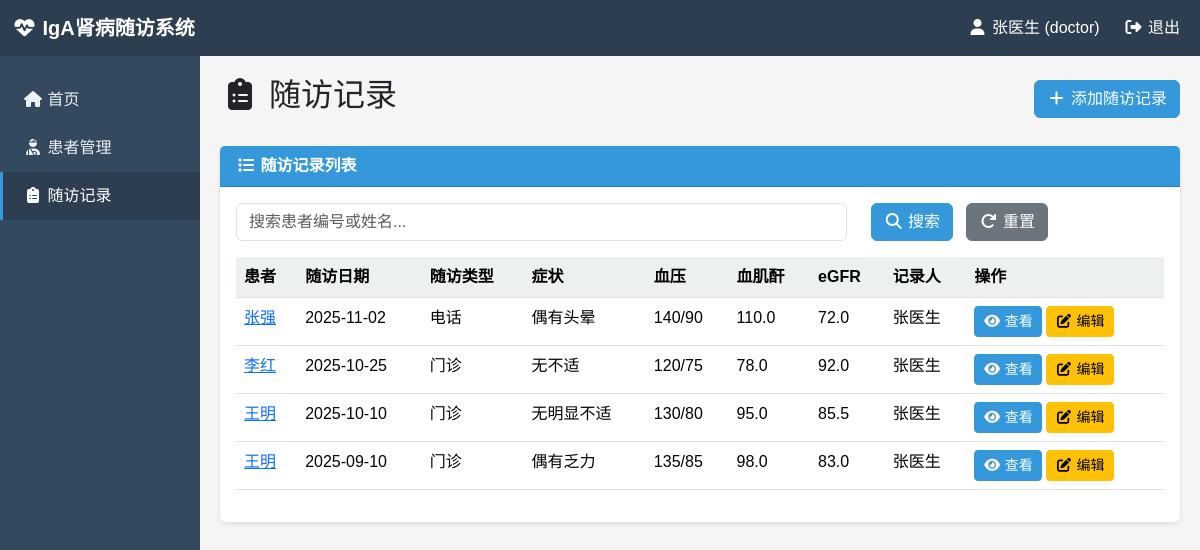
/records (signed in), run on the app's committed database.
### models.py (models this page shows, shortened)
class User(UserMixin, db.Model):
    __tablename__ = 'users'
    id = db.Column(db.Integer, primary_key=True)
    username = db.Column(db.String(80), unique=True, nullable=False, index=True)
    password_hash = db.Column(db.String(255), nullable=False)
    real_name = db.Column(db.String(100), nullable=False, comment='真实姓名')
    role = db.Column(db.String(50), nullable=False, default='staff', comment='角色：admin, doctor, nurse, staff')
    department = db.Column(db.String(100), comment='科室')
    phone = db.Column(db.String(20), comment='联系电话')
    email = db.Column(db.String(100), comment='邮箱')
    is_active = db.Column(db.Boolean, default=True, comment='是否激活')
    created_at = db.Column(db.DateTime, default=datetime.now, comment='创建时间')
    updated_at = db.Column(db.DateTime, default=datetime.now, onupdate=datetime.now, comment='更新时间')

class FollowupRecord(db.Model):
    __tablename__ = 'followup_records'
    id = db.Column(db.Integer, primary_key=True)
    patient_id = db.Column(db.Integer, db.ForeignKey('patients.id'), nullable=False, index=True, comment='患者ID')
    followup_date = db.Column(db.Date, nullable=False, comment='随访日期')
    followup_type = db.Column(db.String(50), comment='随访类型：门诊/电话/住院')
    symptoms = db.Column(db.Text, comment='症状')
    blood_pressure = db.Column(db.String(20), comment='血压')
    heart_rate = db.Column(db.Integer, comment='心率')
    body_weight = db.Column(db.Float, comment='体重(kg)')
    height = db.Column(db.Float, comment='身高(cm)')
    bmi = db.Column(db.Float, comment='BMI')
    urine_protein = db.Column(db.String(50), comment='尿蛋白')
    urine_rbc = db.Column(db.String(50), comment='尿红细胞')
    urine_protein_24h = db.Column(db.Float, comment='24小时尿蛋白(g/24h)')
    urine_protein_creatinine_ratio = db.Column(db.Float, comment='尿蛋白肌酐比(mg/g)')
    serum_creatinine = db.Column(db.Float, comment='血肌酐(μmol/L)')
    egfr = db.Column(db.Float, comment='eGFR(ml/min/1.73m²)')
    serum_albumin = db.Column(db.Float, comment='血清白蛋白(g/L)')
    hemoglobin = db.Column(db.Float, comment='血红蛋白(g/L)')
    iga_level = db.Column(db.Float, comment='IgA水平')
    medications = db.Column(db.Text, comment='用药情况')
    medication_compliance = db.Column(db.String(50), comment='用药依从性：良好/一般/差')
    notes = db.Column(db.Text, comment='备注')
    next_followup_date = db.Column(db.Date, comment='下次随访日期')
    recorded_by = db.Column(db.Integer, db.ForeignKey('users.id'), comment='记录人')
    created_at = db.Column(db.DateTime, default=datetime.now, comment='创建时间')
    updated_at = db.Column(db.DateTime, default=datetime.now, onupdate=datetime.now, comment='更新时间')
    recorder = db.relationship('User', foreign_keys=[recorded_by])

class Patient(db.Model):
    __tablename__ = 'patients'
    id = db.Column(db.Integer, primary_key=True)
    patient_id = db.Column(db.String(50), unique=True, nullable=False, index=True, comment='患者编号')
    name = db.Column(db.String(100), nullable=False, comment='姓名')
    gender = db.Column(db.String(10), nullable=False, comment='性别：男/女')
    birth_date = db.Column(db.Date, comment='出生日期')
    age = db.Column(db.Integer, comment='年龄')
    id_card = db.Column(db.String(18), comment='身份证号')
    phone = db.Column(db.String(20), comment='联系电话')
    address = db.Column(db.Text, comment='地址')
    diagnosis = db.Column(db.Text, comment='诊断')
    diagnosis_date = db.Column(db.Date, comment='确诊日期')
    initial_symptoms = db.Column(db.Text, comment='初始症状')
    comorbidities = db.Column(db.Text, comment='合并症')
    family_history = db.Column(db.Text, comment='家族史')
    created_by = db.Column(db.Integer, db.ForeignKey('users.id'), comment='创建人')
    created_at = db.Column(db.DateTime, default=datetime.now, comment='创建时间')
    updated_at = db.Column(db.DateTime, default=datetime.now, onupdate=datetime.now, comment='更新时间')
    followup_records = db.relationship('FollowupRecord', backref='patient', lazy=True, cascade='all, delete-orphan')
    creator = db.relationship('User', foreign_keys=[created_by])

### routes.py (the view, shortened to what this page needs)
@app.route('/records')
@login_required
def records():
    page = request.args.get('page', 1, type=int)
    per_page = 20
    search = request.args.get('search', '')
    patient_id = request.args.get('patient_id', type=int)
    query = FollowupRecord.query
    if patient_id:
        query = query.filter_by(patient_id=patient_id)
    pagination = query.order_by(FollowupRecord.followup_date.desc()).paginate(
        page=page, per_page=per_page, error_out=False
    )
    return render_template('records.html',
                         records=pagination.items,
                         pagination=pagination,
                         search=search,
                         patient_id=patient_id)

### app.py (called while the page is built)
@login_manager.user_loader
def load_user(user_id):
    return User.query.get(int(user_id))

### templates/records.html (shortened to what this page needs)
{% extends "base.html" %}
{% block content %}
<div class="d-flex justify-content-between align-items-center mb-4">
    <h2><i class="fas fa-clipboard-list"></i> 随访记录</h2>
    <a href="{{ url_for('add_record') }}" class="btn btn-primary">
        <i class="fas fa-plus"></i> 添加随访记录
    </a>
</div>
<div class="card">
    <div class="card-header">
        <i class="fas fa-list"></i> 随访记录列表
    </div>
    <div class="card-body">
        <form method="GET" action="{{ url_for('records') }}" class="mb-3">
            <div class="row">
                <div class="col-md-8">
                    <input type="text" class="form-control" name="search" placeholder="搜索患者编号或姓名..." value="{{ search }}">
                </div>
                <div class="col-md-4">
                    <button type="submit" class="btn btn-primary me-2">
                        <i class="fas fa-search"></i> 搜索
                    </button>
                    <a href="{{ url_for('records') }}" class="btn btn-secondary">
                        <i class="fas fa-redo"></i> 重置
                    </a>
                </div>
            </div>
        </form>
        <div class="table-responsive">
            <table class="table table-hover">
                <thead>
                    <tr>
                        <th>患者</th>
                        <th>随访日期</th>
                        <th>随访类型</th>
                        <th>症状</th>
                        <th>血压</th>
                        <th>血肌酐</th>
                        <th>eGFR</th>
                        <th>记录人</th>
                        <th>操作</th>
                    </tr>
                </thead>
                <tbody>
                    {% if records %}
                        {% for record in records %}
                        <tr>
                            <td>
                                <a href="{{ url_for('patient_detail', patient_id=record.patient_id) }}">
                                    {{ record.patient.name }}
                                </a>
                            </td>
                            <td>{{ record.followup_date.strftime('%Y-%m-%d') }}</td>
                            <td>{{ record.followup_type or '-' }}</td>
                            <td>{{ record.symptoms[:20] + '...' if record.symptoms and record.symptoms|length > 20 else (record.symptoms or '-') }}</td>
                            <td>{{ record.blood_pressure or '-' }}</td>
                            <td>{{ record.serum_creatinine or '-' }}</td>
                            <td>{{ record.egfr or '-' }}</td>
                            <td>{{ record.recorder.real_name if record.recorder else '-' }}</td>
                            <td>
                                <a href="{{ url_for('record_detail', record_id=record.id) }}" class="btn btn-sm btn-primary">
                                    <i class="fas fa-eye"></i> 查看
                                </a>
                                <a href="{{ url_for('edit_record', record_id=record.id) }}" class="btn btn-sm btn-warning">
                                    <i class="fas fa-edit"></i> 编辑
                                </a>
                            </td>
                        </tr>
                        {% endfor %}
                    {% else %}
                        <tr>
                            <td colspan="9" class="text-center text-muted">暂无随访记录</td>
                        </tr>
                    {% endif %}
                </tbody>
            </table>
        </div>
    </div>
</div>
{% endblock %}

### templates/base.html (shortened to what this page needs)
<!DOCTYPE html>
<html lang="zh-CN">
<head>
    <link href="{{ url_for('static', filename='css/bootstrap.min.css') }}" rel="stylesheet">
    <link href="{{ url_for('static', filename='cdnjs/all.min.css') }}" rel="stylesheet">
</head>
<body>
    {% if current_user.is_authenticated %}
    <nav class="navbar navbar-dark navbar-expand-lg">
        <div class="container-fluid">
            <a class="navbar-brand" href="{{ url_for('dashboard') }}">
                <i class="fas fa-heartbeat"></i> IgA肾病随访系统
            </a>
            <div class="navbar-nav ms-auto">
                <span class="navbar-text text-white me-3">
                    <i class="fas fa-user"></i> {{ current_user.real_name }} ({{ current_user.role }})
                </span>
                <a class="nav-link text-white" href="{{ url_for('logout') }}">
                    <i class="fas fa-sign-out-alt"></i> 退出
                </a>
            </div>
        </div>
    </nav>
    {% endif %}
    <div class="container-fluid">
        <div class="row">
            {% if current_user.is_authenticated %}
            <div class="col-md-2 sidebar">
                <nav class="nav flex-column">
                    <a class="nav-link {% if request.endpoint == 'dashboard' %}active{% endif %}" href="{{ url_for('dashboard') }}">
                        <i class="fas fa-home"></i> 首页
                    </a>
                    <a class="nav-link {% if request.endpoint in ['patients', 'add_patient', 'edit_patient', 'patient_detail'] %}active{% endif %}" href="{{ url_for('patients') }}">
                        <i class="fas fa-user-injured"></i> 患者管理
                    </a>
                    <a class="nav-link {% if request.endpoint in ['records', 'add_record', 'edit_record', 'record_detail'] %}active{% endif %}" href="{{ url_for('records') }}">
                        <i class="fas fa-clipboard-list"></i> 随访记录
                    </a>
                </nav>
            </div>
            <div class="col-md-10 main-content">
            {% else %}
            <div class="col-12">
            {% endif %}
                {% block content %}{% endblock %}
            </div>
        </div>
    </div>
</body>
</html>

### templates/base.html (style rules this page uses)
body { font-family: "Microsoft YaHei", "SimHei", Arial, sans-serif; background-color: #f5f5f5; }
.navbar { background-color: #2c3e50; }
.navbar-brand { font-weight: bold; color: #fff !important; }
.sidebar { min-height: calc(100vh - 56px); background-color: #34495e; padding: 20px 0; }
.sidebar .nav-link { color: #ecf0f1; padding: 12px 20px; border-left: 3px solid transparent; }
.sidebar .nav-link.active { background-color: #2c3e50; border-left-color: #3498db; color: #fff; }
.main-content { padding: 20px; }
.card { border: none; box-shadow: 0 2px 4px rgba(0,0,0,0.1); margin-bottom: 20px; }
.card-header { background-color: #3498db; color: #fff; font-weight: bold; }
.btn-primary { background-color: #3498db; border-color: #3498db; }
.table th { background-color: #ecf0f1; font-weight: bold; }

### data on the page
User: real_name "张医生", role "doctor"
FollowupRecord: patient.name "张强", followup_date "2025-11-02", followup_type "电话", symptoms "偶有头晕", blood_pressure "140/90", serum_creatinine "110.0", egfr "72.0", recorder "张医生"
FollowupRecord: patient.name "李红", followup_date "2025-10-25", followup_type "门诊", symptoms "无不适", blood_pressure "120/75", serum_creatinine "78.0", egfr "92.0", recorder "张医生"
FollowupRecord: patient.name "王明", followup_date "2025-10-10", followup_type "门诊", symptoms "无明显不适", blood_pressure "130/80", serum_creatinine "95.0", egfr "85.5", recorder "张医生"
FollowupRecord: patient.name "王明", followup_date "2025-09-10", followup_type "门诊", symptoms "偶有乏力", blood_pressure "135/85", serum_creatinine "98.0", egfr "83.0", recorder "张医生"
